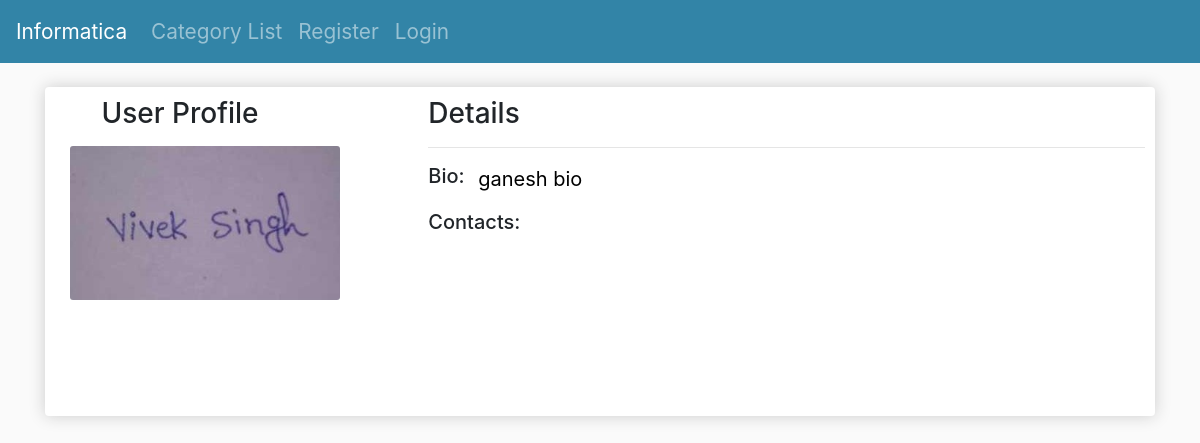
The app's page /members/3/Profile/, older data.
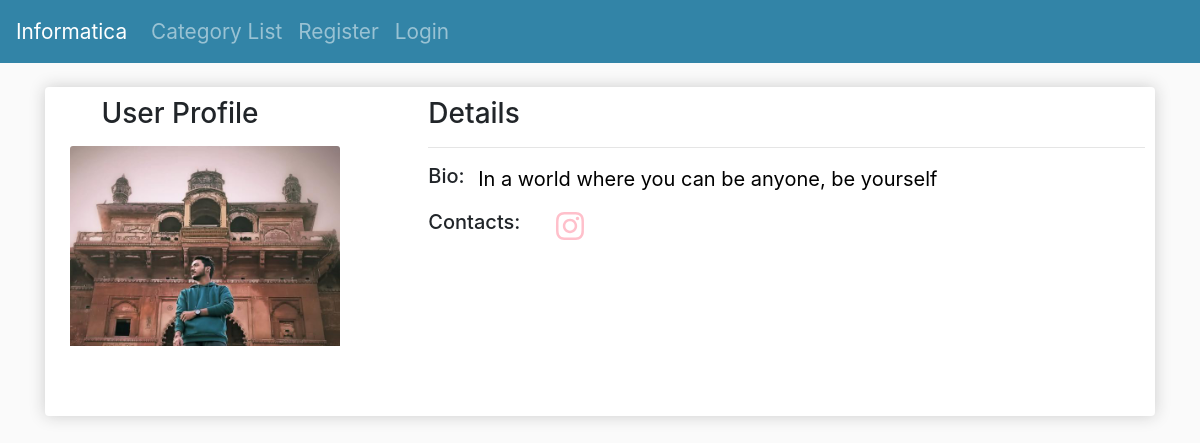
The same page, newer data.
### theblog/models.py (models this page shows, shortened)
class Profile(models.Model):
    user = models.OneToOneField(User,null=True, on_delete=models.CASCADE)
    bio = models.TextField()
    profile_pic = models.ImageField(null=True, blank=True, upload_to="images/profile/")
    website_url = models.CharField(max_length=255,null=True, blank=True)
    facebook_url = models.CharField(max_length=255,null=True, blank=True)
    twitter_url = models.CharField(max_length=255,null=True, blank=True)
    instagram_url = models.CharField(max_length=255,null=True, blank=True)
    linkdin_url = models.CharField(max_length=255,null=True, blank=True)

### members/views.py (the view)
# urls.py: path('<int:pk>/Profile/',ShowProfileView.as_view(),name="show_profile"),
class ShowProfileView(DetailView):
    model = Profile
    template_name = 'registration/user_profile.html'
    def get_context_data(self,*args,**kwargs):
        context = super(ShowProfileView, self).get_context_data(*args,**kwargs)
        page_user = get_object_or_404(Profile, id=self.kwargs['pk'])
        context["page_user"] = page_user
        return context

### members/templates/registration/user_profile.html (shortened to what this page needs)
{% extends "base.html" %} {% load static %} {% block content %}
<div class="container box-element">
        <div class="row">
                <div class="col-md-3 col-sm-3">
                        <h3 class="text-center">User Profile</h3>
                        <div class="hover01 column">
                                <div>
                                        <figure>
                                                {% if page_user.profile_pic %}
                                                <img src="{{page_user.profile_pic.url}}" class="card-img"
                                                        alt="author's image" />
                                                {% else %}
                                                <img src="{% static 'images/download.png' %}" class="card-img"
                                                        alt="author's image" />
                                                {% endif %}
                                        </figure>
                                </div>
                        </div>
                </div>
                <div class="col-md-8 col-sm-8 offset-1">
                        <h3>Details</h3>
                        <hr>
                        <div class="d-flex">
                                <h5 >Bio:</h5> &nbsp; &nbsp;
                                <p class="ft-blog-paragraph">{{page_user.bio}}</p>
                        </div>
                        <div class="d-flex mb-2">
                                <h5>Contacts: </h5> &nbsp;&nbsp;&nbsp;
                                {% if page_user.instagram_url %} &nbsp; &nbsp;
                                <a href="{{ page_user.instagram_url }}"> <i class="fab fa-instagram fa-2x"
                                                style="color: pink; padding-left: 4px;"
                                                aria-hidden="true"></i></a>{% endif %}
                        </div>
 {% endblock content %}

Row changes from the older to the newer data that the page shows:
changed Profile: profile_pic: a different picture; bio "ganesh bio" → "In a world where you can be anyone, be yourself"
